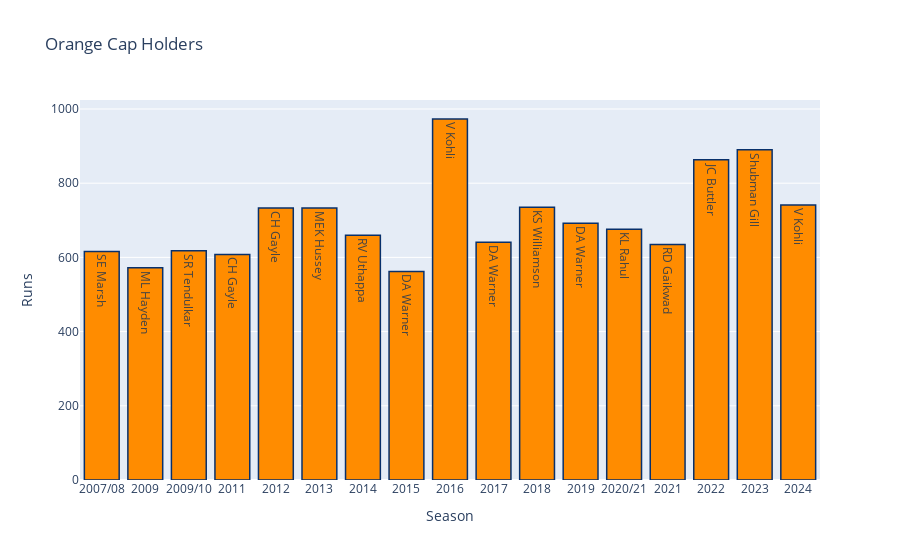

Notebook code for this chart:
### Markdown cell above
#### Orange Caps Each Season (Highest Run Getter Per Season)

### Code cell
orange = matches[['id', 'season']]
orange = orange.merge(delivery, left_on='id', right_on='match_id', how='left')
orange = orange.groupby(['season', 'batter'])['batsman_runs'].sum().reset_index()
orange = orange.sort_values('batsman_runs', ascending=False)
orange = orange.drop_duplicates(subset=['season'], keep="first")
orange = orange.sort_values(by='season')

trace1 = go.Bar(
    x=orange['season'].values,
    y=orange['batsman_runs'].values,
    name='Orange Cap Runs',
    text=orange['batter'].values,
    marker=dict(
        color='rgb(255, 140, 0)',
        line=dict(
            color='rgb(8, 48, 107)',
            width=1.5
        )
    ),
    opacity=1
)

layout = go.Layout(
    title="Orange Cap Holders",
    xaxis=dict(title="Season"),
    yaxis=dict(title="Runs")
)

fig = go.Figure(data=[trace1], layout=layout)
py.iplot(fig, filename='Stacked-bar')

### Figure 1 — Plotly figure (JSON) as saved in the notebook; plotly's stock layout.template omitted (floating-point values rounded to 4 significant figures)
{"data": [{"marker": {"color": "rgb(255, 140, 0)", "line": {"color": "rgb(8, 48, 107)", "width": 1.5}}, "name": "Orange Cap Runs", "opacity": 1, "text": ["SE Marsh", "ML Hayden", "SR Tendulkar", "CH Gayle", "CH Gayle", "MEK Hussey", "RV Uthappa", "DA Warner", "V Kohli", "DA Warner", "KS Williamson", "DA Warner", "KL Rahul", "RD Gaikwad", "JC Buttler", "Shubman Gill", "V Kohli"], "type": "bar", "x": ["2007/08", "2009", "2009/10", "2011", "2012", "2013", "2014", "2015", "2016", "2017", "2018", "2019", "2020/21", "2021", "2022", "2023", "2024"], "y": [616, 572, 618, 608, 733, 733, 660, 562, 973, 641, 735, 692, 676, 635, 863, 890, 741]}], "layout": {"title": {"text": "Orange Cap Holders"}, "xaxis": {"title": {"text": "Season"}}, "yaxis": {"title": {"text": "Runs"}}}}
